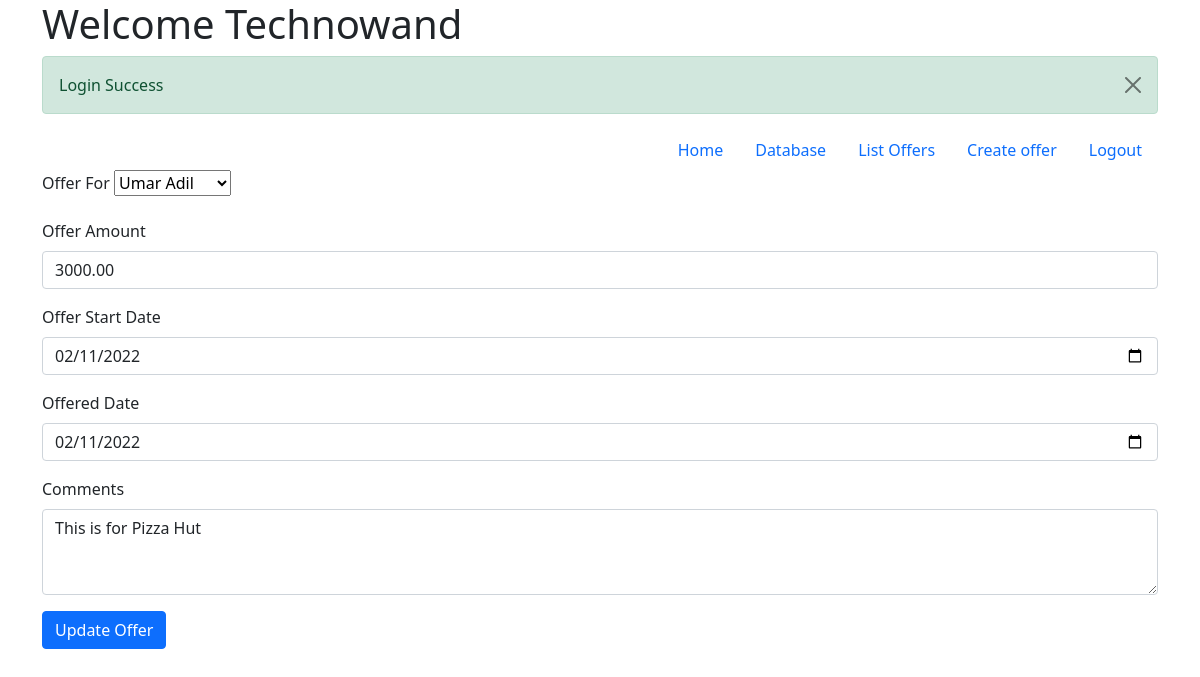
Page /create_offer.php?id=2&action=edit (signed in) on the committed database.
### tables this page shows
CREATE TABLE `offers` (
  `offer_id` int(11) NOT NULL,
  `user_id` int(11) NOT NULL,
  `offer_amount` decimal(10,2) NOT NULL,
  `offer_status` enum('Open','Accepted','Declined') NOT NULL DEFAULT 'Open',
  `start_date` date NOT NULL,
  `offered_by` int(11) NOT NULL,
  `offered_date` date NOT NULL,
  `comments` mediumtext NOT NULL,
  `created_on` datetime NOT NULL DEFAULT current_timestamp(),
  `updated_on` datetime NOT NULL
);

### create_offer.php (the view, shortened to what this page needs)
<?php session_start();
require_once('connection.php');
require_once('header.php');
if(isset($_POST['create_offer']) && $_POST['create_offer'] == 'yes')
{
    $user_id = $_POST['user_id'];
    $offer_amount = $_POST['offer_amount'];
    $start_date = $_POST['start_date'];
    $offered_date = $_POST['offered_date'];
    $comments = $_POST['comments'];
    $offered_by  = $_SESSION['user_id'];
    if($_POST['action'] == 'Add')
    {
      $sql = "INSERT INTO offers (user_id, offer_amount, start_date, offered_date, comments, offered_by) VALUES ($user_id, '$offer_amount', $start_date, $offered_date, '$comments', $offered_by)";
      $res = mysqli_query($link, $sql);
       $_SESSION['success'] = 'Offer Added Success';
       header('Location: list_offers.php');
    }
    elseif($_POST['action'] == 'Edit')
    {
      $offer_id = $_POST['offer_id'];
        $sql = "UPDATE offers SET user_id = '".  $user_id ."',  offer_amount = '".  $offer_amount ."',  start_date = '".  $start_date ."',  offered_by = '".  $offered_by ."',  offered_date = '".  $offered_date ."',  comments = '".  $comments ."'  WHERE offer_id = ". $offer_id;
        mysqli_query($link, $sql);
       $_SESSION['success'] = 'Offer Updated Success';
       header('Location: list_offers.php');
    }
}
elseif(isset($_GET['action']) && $_GET['action'] == 'edit' && $_SESSION['is_admin'] == 'Y')
{
  $offer_id = $_GET['id'];
  $sql = "SELECT offer_id, user_id, offer_amount, comments, start_date, offered_date FROM offers WHERE offer_id = " . $offer_id;
  if ($res = mysqli_query($link, $sql))
  {
    if (mysqli_num_rows($res) > 0)
    {
        $row = mysqli_fetch_array($res, MYSQLI_ASSOC);
    }
  }
  $action_label = 'Update Offer';
}
$sql = "SELECT user_id, full_name FROM users WHERE is_admin = 'N'";
if ($res = mysqli_query($link, $sql))
{
    if (mysqli_num_rows($res) > 0)
    {
        $users = mysqli_fetch_all($res, MYSQLI_ASSOC);
    }
    else
    {
        $_SESSION['error'] = 'First Add Users';
        header('Location: index.php');
    }
}
else
{
    die("ERROR: Could not able to execute $sql. " .mysqli_error($link));
}
?>
 <form action="create_offer.php" method="POST">
  <div class="mb-3">
    <label for="offer_amount" class="form-label">Offer For</label>
    <select name="user_id">
      <?php
    foreach($users as $key => $user)
    {
      $selected = '';
      if($user['user_id'] == $row['user_id']) $selected = 'selected="selected"';
      ?>
      <option value="<?php echo $user['user_id'];?>" <?php echo $selected;?>><?php echo $user['full_name'];?></option><?php
        }
        ?>
    </select>
  </div>
  <div class="mb-3">
    <label for="offer_amount" class="form-label">Offer Amount</label>
    <input type="text" name="offer_amount" class="form-control" id="offer_amount" aria-describedby="" value="<?=$row['offer_amount'];?>" required>
  </div>
  <div class="mb-3">
    <label for="start_date" class="form-label">Offer Start Date</label>
    <input type="date" name="start_date" class="form-control" id="start_date" aria-describedby="" value="<?=$row['start_date'];?>" required>
  </div>
  <div class="mb-3">
    <label for="offered_date" class="form-label">Offered Date</label>
    <input type="date" name="offered_date" class="form-control" id="offered_date" aria-describedby="" value="<?=$row['offered_date'];?>" required>
  </div>
  <div class="mb-3">
    <label for="comments" class="form-label">Comments</label>
    <textarea name="comments" class="form-control" id="comments" rows="3" cols="3"><?=$row['comments'];?></textarea>
  </div>
  <button type="submit" class="btn btn-primary"><?php echo $action_label; ?></button>
</form>
<?php require_once('footer.php'); ?>

### rows in the picture
offers: offer_amount "3000.00", start_date "02/11/2022", offered_date "02/11/2022", comments "This is for Pizza Hut"

### other values in the picture
$_SESSION['success'] "Login Success"
$action_label "Update Offer"
form field user_id "Umar Adil"
